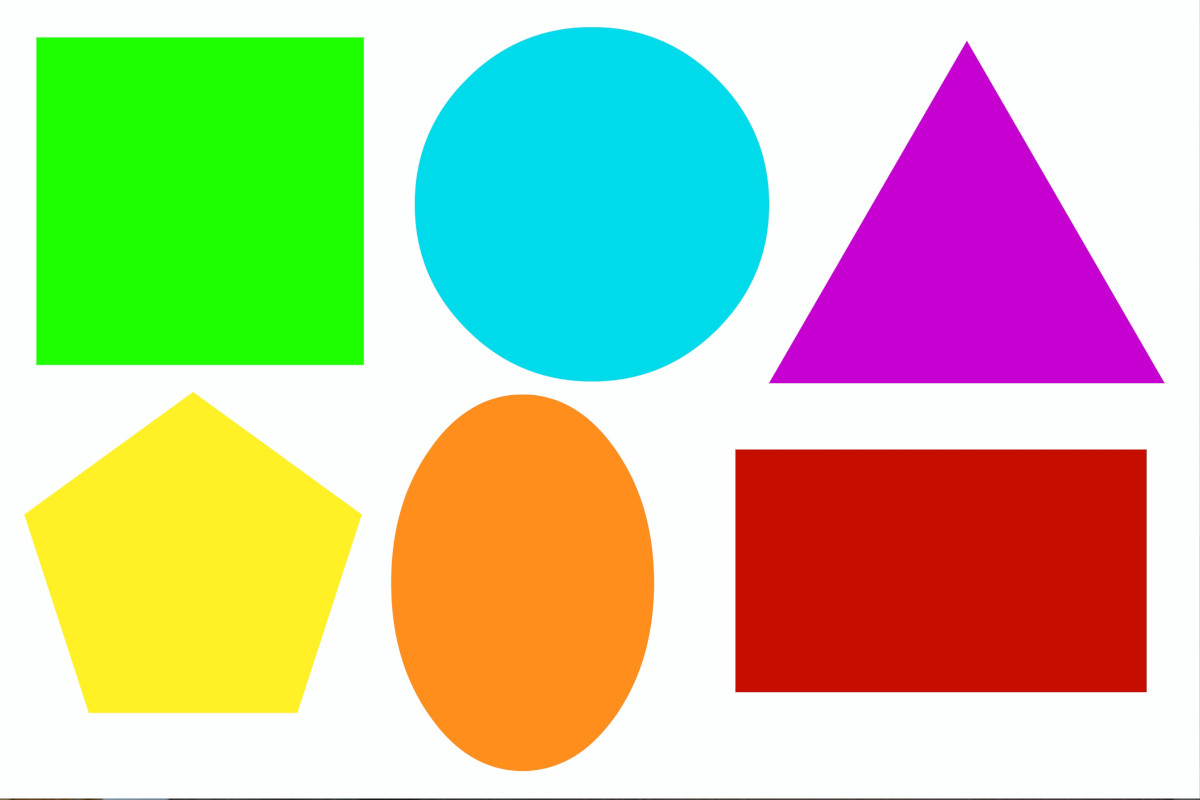
#> input picture shapes.jpg, 1200 x 800 px, given in place of the camera
$ python colorandshape1.py
#> lines starting #> are read from the running program, lines starting #| are printed output that depends on the picture; after the words box and inside, x2 and y2 are one past the last pixel; in counts of white or black regions, pixels touching at a corner belong together; long printed decimals are rounded
import numpy as np
import cv2
from math import *
from decimal import *

global mat
mat = np.matrix

CM_TO_PIXEL = 32 / 640 #32 la so do thuc te cua frame

global d1, a2, a3
d1 = 7
a2 = 12
a3 = 12

#-------------------dong hoc nguoc---------------------------------------------------------
def inv_Kine(xE, yE, zE):
    theta1 = atan2(xE,yE)
    c1 = cos(theta1)
    s1 = sin(theta1)

    c3 = (pow((xE/c1),2)+pow((zE-d1),2)-pow(a3,2)-pow(a2,2))/(2*a3*a2)
    if (c3 <=1 and c3 >=-1):
        s3 = -sqrt(1-pow(c3,2))
        theta3 = atan2(s3,c3)

        c2 = (a2*(xE/c1)+a3*(c3*(xE/c1)+s3*(zE-d1)))/(pow((xE/c1),2)+pow((zE-d1),2))
        s2 = (a2*(zE-d1)+a3*(c3*(zE-d1)-s3*(xE/c1)))/(pow((xE/c1),2)+pow((zE-d1),2))
        theta2 = atan2(s2,c2)

        theta = np.array([theta1, theta2, theta3])

        return theta
    else:
        pass
#-------------------------------------------------------------------------------------------
#-----------------chuyen he truc toa do-----------------------------------------------------
def coor_move():
    global coord_base_frame, homgen_0_c

    rot_angle = 180
    rot_angle = np.deg2rad(rot_angle)
    rot_mat_0_c = np.array([[1, 0, 0],
                            [0, np.cos(rot_angle), -np.sin(rot_angle)],
                            [0, np.sin(rot_angle), np.cos(rot_angle)]])
    disp_vec_0_c = np.array([[-1.8],[24.4],[0.0]]) #khoang cach x,y,z giua 2 goc toa do

    extra_row_homgen = np.array([[0,0,0,1]])

    homgen_0_c = np.concatenate((rot_mat_0_c,disp_vec_0_c), axis=1)
    homgen_0_c = np.concatenate((homgen_0_c, extra_row_homgen), axis=0)
    coord_base_frame = np.array([[0.0],
                                [0.0],
                                [0.0],
                                [1]])
    return coord_base_frame, homgen_0_c

#-------------------------------------------------------------------------------------------
#-----------------chia xung-----------------------------------------------------------------
def pulse_convert(t1,t2,t3):
    t11 = np.rad2deg(t1)
    t21 = np.rad2deg(t2)
    t31 = np.rad2deg(t3)
    p1 = t11 * (500/360)
    p2 = t21 * (500/360)
    p3 = t31 * (500/360)

    p1 = abs(p1)
    p2 = abs(p2)
    p3 = abs(p3)

    pulse = np.array([p1, p2, p3])
    return pulse

#-------------------------------------------------------------------------------------------

lower = {'red':([166, 84, 141]), 'blue':([97, 100, 117]),'yellow':([23, 59, 119]), 'orange':([0, 50, 80]), 'purple':([130, 80, 80])} #assign new item lower['blue'] = (93, 10, 0)
upper = {'red':([186,255,255]),  'blue':([117,255,255]), 'yellow':([54,255,255]), 'orange':([20,255,255]), 'purple':([150, 255, 255])}

colors = {'red':(0,0,255), 'blue':(255,0,0), 'yellow':(0, 255, 217), 'orange':(0,140,255), 'purple':(211,0,148)}

cap = cv2.VideoCapture(0)
cap.set(3,640)
cap.set(4,480)

cap.set(10,250) #brightness
cap.set(11,50) #contrast
cap.set(12,100) #saturation

while True:
    _, frame = cap.read()
#> frame is the input picture: shape (800, 1200, 3); mean B, G, R 158.4, 197.5, 192.2
    frame = cv2.flip(frame, 1)
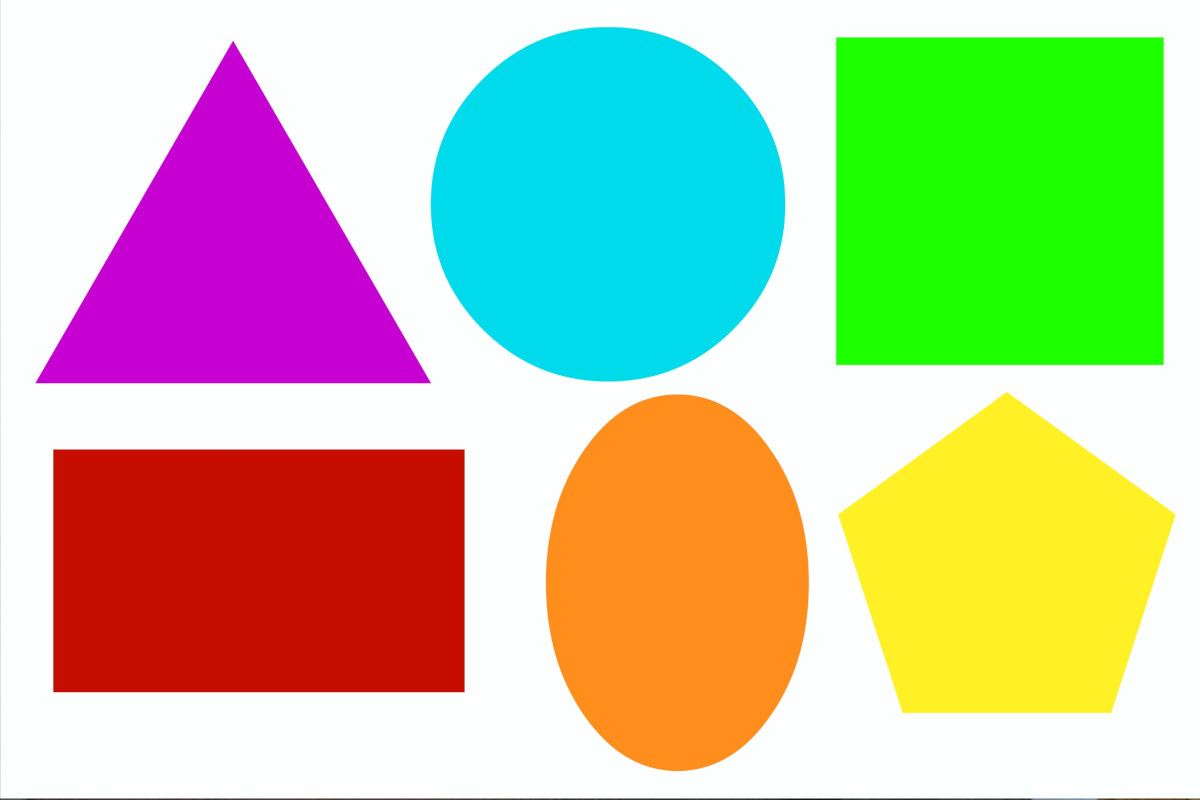
#> frame: shape (800, 1200, 3); mean B, G, R 158.4, 197.5, 192.2
    roi = frame[0:480, 140:480]
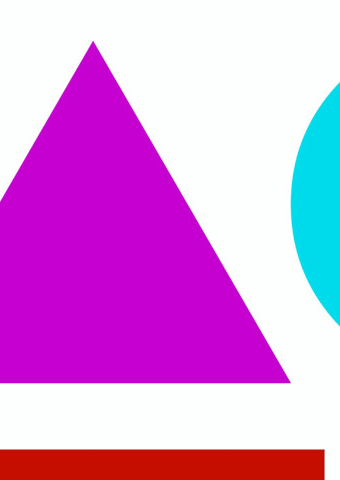
#> roi: shape (480, 340, 3); mean B, G, R 221.4, 147.5, 216.9
    gray = cv2.cvtColor(roi, cv2.COLOR_BGR2GRAY)
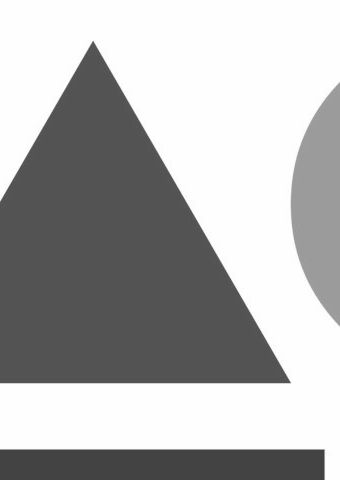
#> gray: shape (480, 340); min 65, max 255, mean 176.5
    blurred = cv2.GaussianBlur(roi, (11,11), 0)
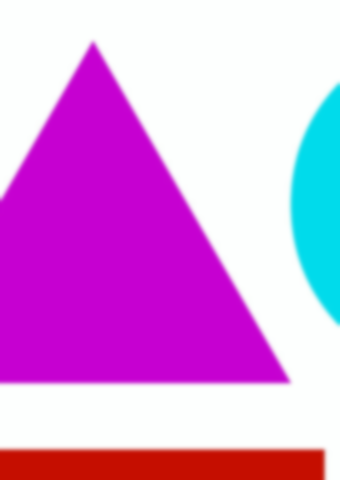
#> blurred: shape (480, 340, 3); mean B, G, R 221.4, 147.5, 216.9
    hsv = cv2.cvtColor(blurred, cv2.COLOR_BGR2HSV)
#> hsv: shape (480, 340, 3); mean H, S, V 98.6, 119.9, 233.8

    mlist = []
    clist = []
    ks = []

    for (key, value) in upper.items():
        kernel = np.ones((2,2),np.uint8)
        mask = cv2.inRange(hsv,np.array(lower[key]),np.array(upper[key]))
        mask = cv2.morphologyEx(mask, cv2.MORPH_OPEN, kernel)
        mask = cv2.dilate(mask, kernel, iterations=1)
        mlist.append(mask)
        cnts, _ = cv2.findContours(mask.copy(), cv2.RETR_EXTERNAL, cv2.CHAIN_APPROX_SIMPLE)

        if len(cnts)>=1:
            clist.append(cnts[-1])
            ks.append(key)
#> after the loop, clist = 2 contours; box (x1, y1, x2, y2) and area: (0, 44, 292, 386) 59214, (0, 449, 328, 480) 9806; ks = ['orange', 'purple']; mlist = 5 items

    #print(ks)

    for i,cnt in enumerate(clist):
        area = cv2.contourArea(cnt)
        approx = cv2.approxPolyDP(cnt, 0.02*cv2.arcLength(cnt, True), True)
        x = approx.ravel()[0]
        y = approx.ravel()[1]

        if area > 1000:
            #cv2.drawContours(frame, [approx], 0, (0,0,0), 2)
            x,y,w,h = cv2.boundingRect(cnt)
            # cv2.rectangle(roi, (x,y), (x+w, y+h), (0,255,50), 2)

            x2 = x + int(w/2)
            y2 = y + int(h/2)

            x2_cm = x2*CM_TO_PIXEL
            y2_cm = y2*CM_TO_PIXEL
            cam_ref_coord = np.array([[x2_cm],
                                [y2_cm],
                                [0.0],
                                [1]])
            coor_move()
            coord_base_frame = homgen_0_c @ cam_ref_coord
            #time.sleep(0.1)
            text1 = "x: " + str(x2_cm) + "cm, y: " + str(y2_cm) + "cm"
            text2 = "x: " + str(coord_base_frame[0][0]) + "cm" + ", y: " + str(coord_base_frame[1][0]) + "cm"

            #cv2.circle(frame, (x2,y2), 4, (0,255,255), 1)
            #cv2.putText(frame, text2, (x2-10,y2-10),cv2.FONT_ITALIC,0.5, (255,50,100),2)

            if len(approx) == 3:
                cv2.rectangle(roi, (x,y), (x+w, y+h), (0,255,50), 2)
                cv2.putText(roi, ks[i] + " Triangle", (x-10, y-10), cv2.FONT_HERSHEY_SIMPLEX, 1, colors[ks[i]], 2)
                cv2.circle(roi, (x2,y2), 4, (0,255,255), 1)
                cv2.putText(roi, text2, (x2-10,y2-10),cv2.FONT_ITALIC,0.5, (255,50,100),2)

            elif len(approx) >= 4 and len(approx) <= 6:
                cv2.rectangle(roi, (x,y), (x+w, y+h), (0,255,50), 2)
                cv2.putText(roi, ks[i] + " Rectangle", (x-10, y-10), cv2.FONT_HERSHEY_SIMPLEX, 1, colors[ks[i]], 2)
                cv2.circle(roi, (x2,y2), 4, (0,255,255), 1)
                cv2.putText(roi, text2, (x2-10,y2-10),cv2.FONT_ITALIC,0.5, (255,50,100),2)

            elif len(approx) >= 10 and len(approx) <= 20:
                cv2.rectangle(roi, (x,y), (x+w, y+h), (0,255,50), 2)
                cv2.putText(roi, ks[i] + " Circle", (x-10, y-10), cv2.FONT_HERSHEY_SIMPLEX, 1, colors[ks[i]], 2)
                cv2.circle(roi, (x2,y2), 4, (0,255,255), 1)
                cv2.putText(roi, text2, (x2-10,y2-10),cv2.FONT_ITALIC,0.5, (255,50,100),2)

            tg = inv_Kine(coord_base_frame[0][0], coord_base_frame[1][0], 3)
            print(tg)
#> this loop made 2 passes
#> (area, approx, w, h, x2, y2) on pass 2: (59213.5, [[92, 44], [0, 199], [0, 385], [291, 384]], 292, 342, 146, 215)
#> (area, approx, w, h, x2, y2) on pass 1: (9805.5, [[0, 449], [0, 479], [327, 479], [324, 449]], 328, 31, 164, 464)
#| None
#| [ 0.383  0.6747 -2.536]
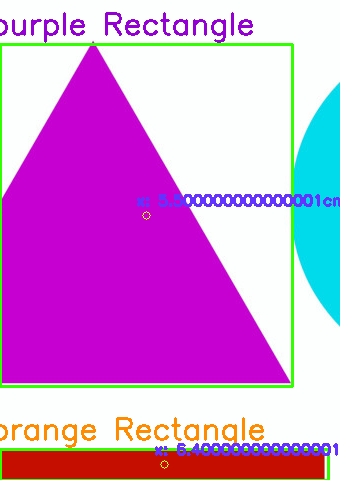
#> roi: shape (480, 340, 3); 6.96% of pixels changed, all inside (x1, y1, x2, y2) = (0, 12, 340, 480)

            #ps = pulse_convert(tg[0], tg[1], tg[2])
            #print(ps)

    cv2.imshow("frame", frame)
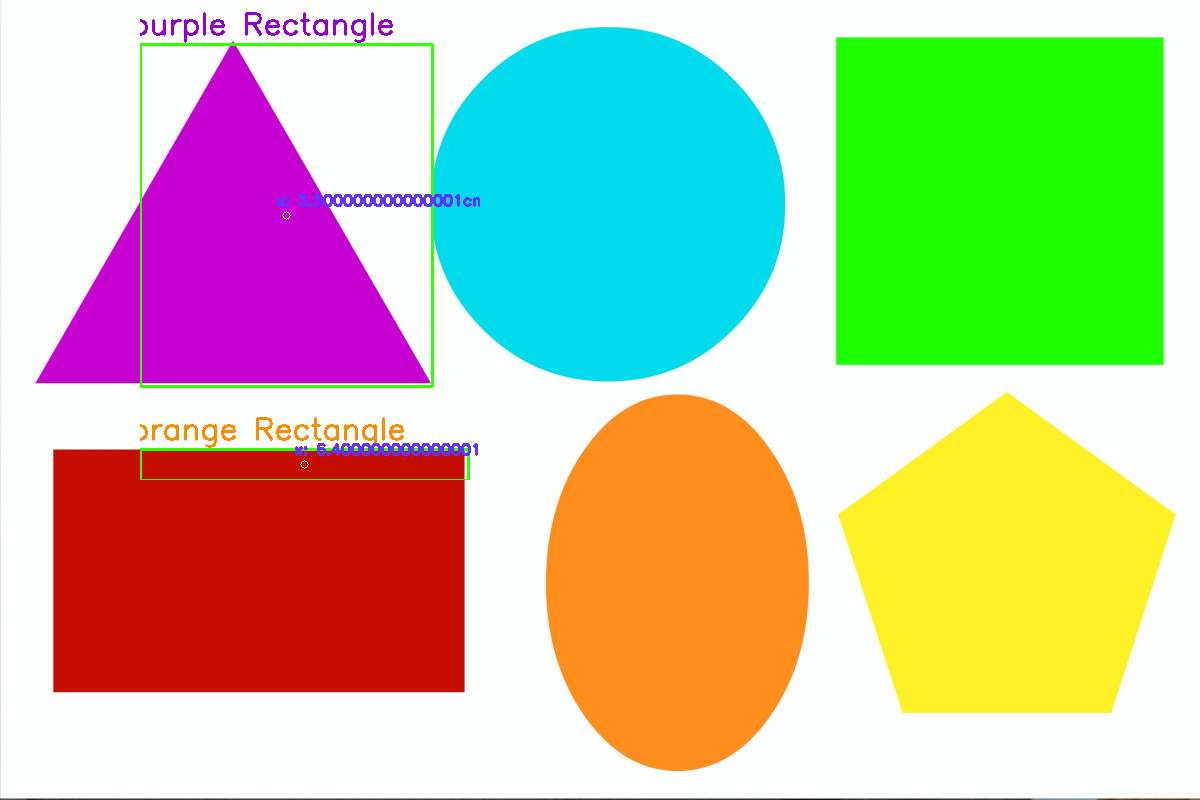
#> window 'frame': shape (800, 1200, 3); mean B, G, R 157, 196.7, 190.8
    cv2.imshow("hsv", hsv)
    cv2.imshow("RoI", roi)
    if cv2.waitKey(1) == 27:
#> (key Esc is pressed here)
        break
cap.release()
cv2.destroyAllWindows()
